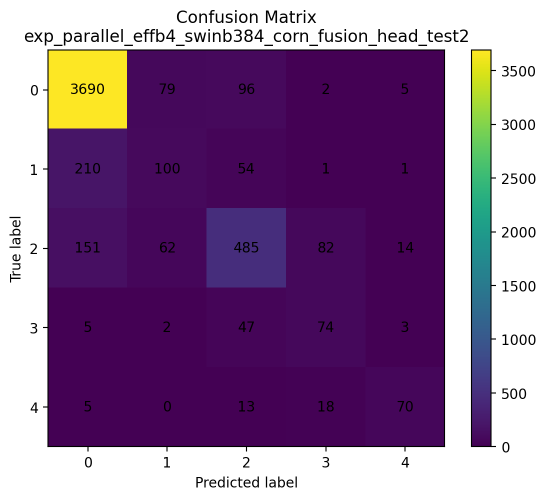
#> input picture confusion_matrix.png, 1092 x 1000 px (shown at 1/2 size); its folder holds only this picture in this run
$ python -i services.py   (imports and definitions only)   (older library calls are emulated)
#> lines starting #> are read from the running program, lines starting #| are printed output that depends on the picture
#> further down, picture is the input picture: PIL image 1092x1000 RGBA; mean R, G, B, A 141.6, 108.5, 148.8, 255
"""Service layer for the Streamlit diabetic retinopathy dashboard.

The UI imports this module instead of reaching directly into model internals.
Future model outputs can be added to the dictionaries returned here without
requiring the dashboard layout to be rewritten.
"""

from __future__ import annotations

import csv
import io
import tempfile
from pathlib import Path
from typing import Any

import numpy as np
from PIL import Image, UnidentifiedImageError


PROJECT_ROOT = Path(__file__).resolve().parents[1]
DEMO_DIR = PROJECT_ROOT / "demo_images"
CONFUSION_MATRIX_PATH = PROJECT_ROOT / "confusion_matrix.png"
DEFAULT_CHECKPOINT_PATH = (
    PROJECT_ROOT
    / "outputs"
    / "exp_parallel_effb4_swinb384_corn_fusion_head"
    / "models"
    / "model_epoch_015_qwk_0.8943.pth"
)
IMAGE_EXTS = {".jpg", ".jpeg", ".png", ".bmp", ".tif", ".tiff", ".webp"}

DR_LABELS = {
    0: "No DR",
    1: "Mild",
    2: "Moderate",
    3: "Severe",
    4: "Proliferative DR",
}

MODEL_PERFORMANCE = {
    "held_out": {
        "Accuracy": "71.75%",
        "QWK": "0.7813",
        "Micro F1": "0.7175",
        "Weighted F1": "0.7131",
        "Macro F1": "0.6400",
    },
    "internal_validation": {
        "QWK": "0.8943",
    },
    "per_class_f1": {
        "0 - No DR": "0.8034",
        "1 - Mild": "0.4444",
        "2 - Moderate": "0.6772",
        "3 - Severe": "0.7746",
        "4 - Proliferative DR": "0.5000",
    },
    "per_class_recall": {
        "0 - No DR": "0.8103",
        "1 - Mild": "0.4348",
        "2 - Moderate": "0.6957",
        "3 - Severe": "0.8088",
        "4 - Proliferative DR": "0.3500",
    },
}


class DashboardInputError(ValueError):
    """Raised when an uploaded or selected image cannot be used."""


# [77 lines left out: functions get_checkpoint_status, get_demo_images, open_image_from_bytes, validate_image_filename, image_metadata, not called in this run]


def _quality_status(value: float, low: float | None, high: float | None) -> str:
    if low is not None and value < low:
        return "Review"
    if high is not None and value > high:
        return "Review"
    return "No issue flagged"


def analyze_image_quality(image: Image.Image) -> dict[str, Any]:
    """Compute preliminary, non-clinical image-quality heuristics."""

    rgb = image.convert("RGB")
    arr = np.asarray(rgb).astype(np.float32)
    gray = np.asarray(rgb.convert("L")).astype(np.float32)
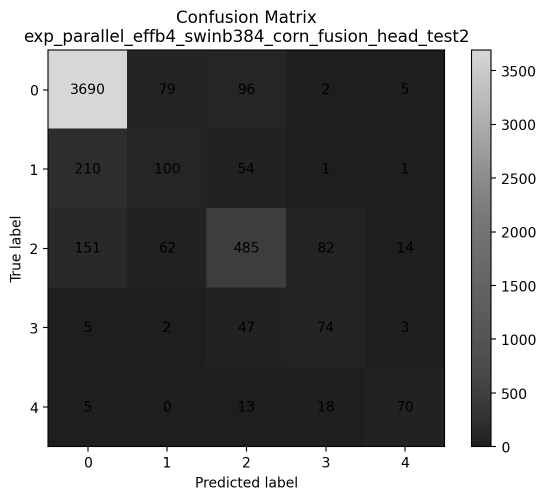
#> gray: shape (1000, 1092) float32 (shown at 1/2 size); min 0, max 255, mean 122.9

    width, height = rgb.size
#> width = 1092; height = 1000
    min_side = min(width, height)
#> min_side = 1000
    brightness = float(gray.mean())
#> brightness = 122.9
    contrast = float(gray.std())
#> contrast = 106.9

    try:
        import cv2

        sharpness = float(cv2.Laplacian(gray, cv2.CV_32F).var())
#> sharpness = 1476.6
    except Exception:
        gy, gx = np.gradient(gray)
        sharpness = float(np.mean(gx * gx + gy * gy))

    black_pixels = np.all(arr < 12.0, axis=2)
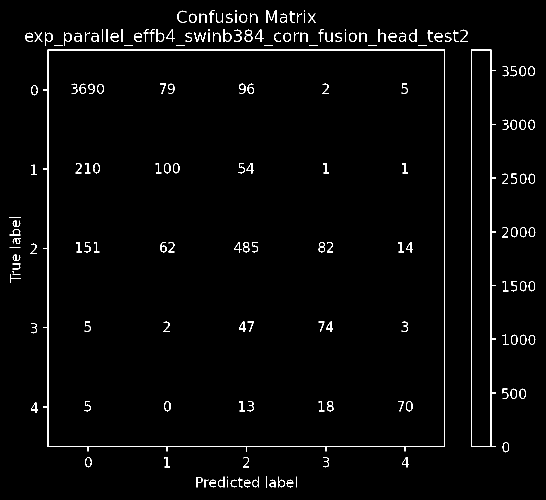
#> black_pixels: shape (1000, 1092) bool (shown at 1/2 size); 2.1% white in thin lines or dots
    black_border_fraction = float(black_pixels.mean())
#> black_border_fraction = 0.0214

    metrics = [
        {
            "name": "Resolution",
            "value": f"{width} x {height}",
            "status": "No issue flagged" if min_side >= 384 else "Review",
            "detail": "Minimum side is compared with the 384 px model input size.",
        },
        {
            "name": "Brightness",
            "value": f"{brightness:.1f}",
            "status": _quality_status(brightness, 35.0, 220.0),
            "detail": "Mean grayscale intensity, reported as a heuristic only.",
        },
        {
            "name": "Contrast",
            "value": f"{contrast:.1f}",
            "status": "No issue flagged" if contrast >= 25.0 else "Review",
            "detail": "Grayscale standard deviation, reported as a heuristic only.",
        },
        {
            "name": "Sharpness",
            "value": f"{sharpness:.1f}",
            "status": "No issue flagged" if sharpness >= 4.0 else "Review",
            "detail": "Variance of Laplacian or gradient energy, not a clinical quality model.",
        },
        {
            "name": "Dark field proportion",
            "value": f"{black_border_fraction * 100:.1f}%",
            "status": "Review" if black_border_fraction > 0.72 else "No issue flagged",
            "detail": "Fraction of near-black pixels; fundus borders can make this naturally high.",
        },
    ]

    issue_count = sum(1 for metric in metrics if metric["status"] == "Review")
#> issue_count = 0
    overall = (
        "Potential quality issue detected"
        if issue_count
        else "Suitable for model analysis"
    )
#> overall = 'Suitable for model analysis'

    return {
        "title": "Preliminary image quality checks",
        "overall": overall,
        "issue_count": issue_count,
        "metrics": metrics,
        "implemented_as": "deterministic heuristics",
        "warnings": [
            "These checks are not a trained clinical image-quality assessment model."
        ],
    }


# [80 lines left out: functions load_dashboard_bundle, _predict_path, predict_uploaded_image, predict_demo_image, not called in this run]

>>> from PIL import Image
>>> picture = Image.open('../confusion_matrix.png')
>>> result = analyze_image_quality(picture)
#> result = 6 items
